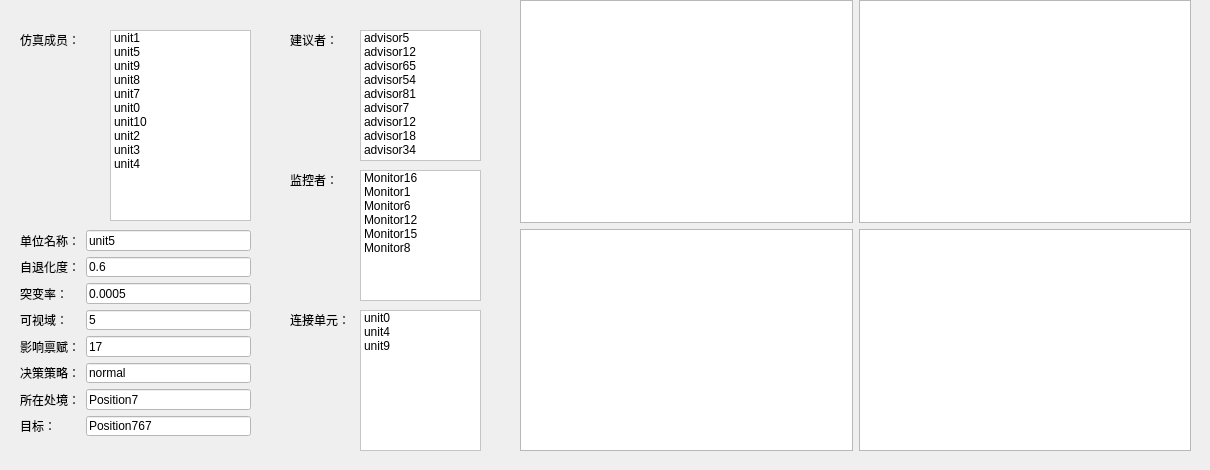
      <widget class="QWidget" name="unitTab_2">
       <attribute name="title">
        <string>仿真成员</string>
       </attribute>
       <widget class="QWidget" name="widget_3" native="true">
        <property name="geometry">
         <rect>
          <x>10</x>
          <y>0</y>
          <width>1191</width>
          <height>461</height>
         </rect>
        </property>
        <widget class="QWidget" name="gridLayoutWidget_5">
         <property name="geometry">
          <rect>
           <x>510</x>
           <y>0</y>
           <width>671</width>
           <height>451</height>
          </rect>
         </property>
         <layout class="QGridLayout" name="gridLayout_5">
          <item row="1" column="0">
           <widget class="QGraphicsView" name="graphicsView_17">
            <property name="styleSheet">
             <string notr="true">border-image: url(:/chart/3.jpg);</string>
            </property>
           </widget>
          </item>
          <item row="0" column="0">
           <widget class="QGraphicsView" name="graphicsView_18">
            <property name="styleSheet">
             <string notr="true">border-image: url(:/chart/1.jpg);</string>
            </property>
           </widget>
          </item>
          <item row="1" column="1">
           <widget class="QGraphicsView" name="graphicsView_19">
            <property name="styleSheet">
             <string notr="true">border-image: url(:/chart/4.png);</string>
            </property>
           </widget>
          </item>
          <item row="0" column="1">
           <widget class="QGraphicsView" name="graphicsView_20">
            <property name="styleSheet">
             <string notr="true">border-image: url(:/chart/2.jpg);</string>
            </property>
           </widget>
          </item>
         </layout>
        </widget>
        <widget class="QLabel" name="label_107">
         <property name="geometry">
          <rect>
           <x>10</x>
           <y>30</y>
           <width>61</width>
           <height>20</height>
          </rect>
         </property>
         <property name="text">
          <string>仿真成员：</string>
         </property>
        </widget>
        <widget class="QListWidget" name="listWidget_18">
         <property name="geometry">
          <rect>
           <x>100</x>
           <y>30</y>
           <width>141</width>
           <height>191</height>
          </rect>
         </property>
         <property name="styleSheet">
          <string notr="true">background-color: rgb(255, 255, 255);</string>
         </property>
         <item>
          <property name="text">
           <string>unit1</string>
          </property>
         </item>
         <item>
          <property name="text">
           <string>unit5</string>
          </property>
         </item>
         <item>
          <property name="text">
           <string>unit9</string>
          </property>
         </item>
         <item>
          <property name="text">
           <string>unit8</string>
          </property>
         </item>
         <item>
          <property name="text">
           <string>unit7</string>
          </property>
         </item>
         <item>
          <property name="text">
           <string>unit0</string>
          </property>
         </item>
         <item>
          <property name="text">
           <string>unit10</string>
          </property>
         </item>
         <item>
          <property name="text">
           <string>unit2</string>
          </property>
         </item>
         <item>
          <property name="text">
           <string>unit3</string>
          </property>
         </item>
         <item>
          <property name="text">
           <string>unit4</string>
          </property>
         </item>
        </widget>
        <widget class="QListWidget" name="listWidget_19">
         <property name="geometry">
          <rect>
           <x>350</x>
           <y>30</y>
           <width>121</width>
           <height>131</height>
          </rect>
         </property>
         <property name="styleSheet">
          <string notr="true">background-color: rgb(255, 255, 255);</string>
         </property>
         <item>
          <property name="text">
           <string>advisor5</string>
          </property>
         </item>
         <item>
          <property name="text">
           <string>advisor12</string>
          </property>
         </item>
         <item>
          <property name="text">
           <string>advisor65</string>
          </property>
         </item>
         <item>
          <property name="text">
           <string>advisor54</string>
          </property>
         </item>
         <item>
          <property name="text">
           <string>advisor81</string>
          </property>
         </item>
         <item>
          <property name="text">
           <string>advisor7</string>
          </property>
         </item>
         <item>
          <property name="text">
           <string>advisor12</string>
          </property>
         </item>
         <item>
          <property name="text">
           <string>advisor18</string>
          </property>
         </item>
         <item>
          <property name="text">
           <string>advisor34</string>
          </property>
         </item>
        </widget>
        <widget class="QListWidget" name="listWidget_20">
         <property name="geometry">
          <rect>
           <x>350</x>
           <y>170</y>
           <width>121</width>
           <height>131</height>
          </rect>
         </property>
         <property name="styleSheet">
          <string notr="true">background-color: rgb(255, 255, 255);</string>
         </property>
         <item>
          <property name="text">
           <string>Monitor16</string>
          </property>
         </item>
         <item>
          <property name="text">
           <string>Monitor1</string>
          </property>
         </item>
         <item>
          <property name="text">
           <string>Monitor6</string>
          </property>
         </item>
         <item>
          <property name="text">
           <string>Monitor12</string>
          </property>
         </item>
         <item>
          <property name="text">
           <string>Monitor15</string>
          </property>
         </item>
         <item>
          <property name="text">
           <string>Monitor8</string>
          </property>
         </item>
        </widget>
        <widget class="QLabel" name="label_113">
         <property name="geometry">
          <rect>
           <x>280</x>
           <y>30</y>
           <width>61</width>
           <height>20</height>
          </rect>
         </property>
         <property name="text">
          <string>建议者：</string>
         </property>
        </widget>
        <widget class="QLabel" name="label_114">
         <property name="geometry">
          <rect>
           <x>280</x>
           <y>170</y>
           <width>51</width>
           <height>20</height>
          </rect>
         </property>
         <property name="text">
          <string>监控者：</string>
         </property>
        </widget>
        <widget class="QLabel" name="label_117">
         <property name="geometry">
          <rect>
           <x>280</x>
           <y>310</y>
           <width>121</width>
           <height>20</height>
          </rect>
         </property>
         <property name="text">
          <string>连接单元：</string>
         </property>
        </widget>
        <widget class="QListWidget" name="listWidget_21">
         <property name="geometry">
          <rect>
           <x>350</x>
           <y>310</y>
           <width>121</width>
           <height>141</height>
          </rect>
         </property>
         <property name="styleSheet">
          <string notr="true">background-color: rgb(255, 255, 255);</string>
         </property>
         <item>
          <property name="text">
           <string>unit0</string>
          </property>
         </item>
         <item>
          <property name="text">
           <string>unit4</string>
          </property>
         </item>
         <item>
          <property name="text">
           <string>unit9 </string>
          </property>
         </item>
        </widget>
        <widget class="QWidget" name="layoutWidget">
         <property name="geometry">
          <rect>
           <x>10</x>
           <y>230</y>
           <width>231</width>
           <height>206</height>
          </rect>
         </property>
         <layout class="QHBoxLayout" name="horizontalLayout_9">
          <item>
           <layout class="QVBoxLayout" name="verticalLayout_9">
            <item>
             <widget class="QLabel" name="label_118">
              <property name="text">
               <string>单位名称：</string>
              </property>
             </widget>
            </item>
            <item>
             <widget class="QLabel" name="label_108">
              <property name="text">
               <string>自退化度：</string>
              </property>
             </widget>
            </item>
            <item>
             <widget class="QLabel" name="label_109">
              <property name="text">
               <string>突变率：</string>
              </property>
             </widget>
            </item>
            <item>
             <widget class="QLabel" name="label_110">
              <property name="text">
               <string>可视域：</string>
              </property>
             </widget>
            </item>
            <item>
             <widget class="QLabel" name="label_111">
              <property name="text">
               <string>影响禀赋：</string>
              </property>
             </widget>
            </item>
            <item>
             <widget class="QLabel" name="label_112">
              <property name="text">
               <string>决策策略：</string>
              </property>
             </widget>
            </item>
            <item>
             <widget class="QLabel" name="label_115">
              <property name="text">
               <string>所在处境：</string>
              </property>
             </widget>
            </item>
            <item>
             <widget class="QLabel" name="label_119">
              <property name="text">
               <string>目标：</string>
              </property>
             </widget>
            </item>
           </layout>
          </item>
          <item>
           <layout class="QVBoxLayout" name="verticalLayout_8">
            <item>
             <widget class="QLineEdit" name="lineEdit_65">
              <property name="styleSheet">
               <string notr="true">background-color: rgb(255, 255, 255);</string>
              </property>
              <property name="text">
               <string>unit5</string>
              </property>
             </widget>
            </item>
            <item>
             <widget class="QLineEdit" name="lineEdit_58">
              <property name="styleSheet">
               <string notr="true">background-color: rgb(255, 255, 255);</string>
              </property>
              <property name="text">
               <string>0.6</string>
              </property>
             </widget>
            </item>
            <item>
             <widget class="QLineEdit" name="lineEdit_59">
              <property name="styleSheet">
               <string notr="true">background-color: rgb(255, 255, 255);</string>
              </property>
              <property name="text">
               <string>0.0005</string>
              </property>
             </widget>
            </item>
            <item>
             <widget class="QLineEdit" name="lineEdit_60">
              <property name="styleSheet">
               <string notr="true">background-color: rgb(255, 255, 255);</string>
              </property>
              <property name="text">
               <string>5</string>
              </property>
             </widget>
            </item>
            <item>
             <widget class="QLineEdit" name="lineEdit_61">
              <property name="styleSheet">
               <string notr="true">background-color: rgb(255, 255, 255);</string>
              </property>
              <property name="text">
               <string>17</string>
              </property>
             </widget>
            </item>
            <item>
             <widget class="QLineEdit" name="lineEdit_62">
              <property name="styleSheet">
               <string notr="true">background-color: rgb(255, 255, 255);</string>
              </property>
              <property name="text">
               <string>normal</string>
              </property>
             </widget>
            </item>
            <item>
             <widget class="QLineEdit" name="lineEdit_63">
              <property name="styleSheet">
               <string notr="true">background-color: rgb(255, 255, 255);</string>
              </property>
              <property name="text">
               <string>Position7</string>
              </property>
             </widget>
            </item>
            <item>
             <widget class="QLineEdit" name="lineEdit_66">
              <property name="styleSheet">
               <string notr="true">background-color: rgb(255, 255, 255);</string>
              </property>
              <property name="text">
               <string>Position767</string>
              </property>
             </widget>
            </item>
           </layout>
          </item>
         </layout>
        </widget>
       </widget>
      </widget>
